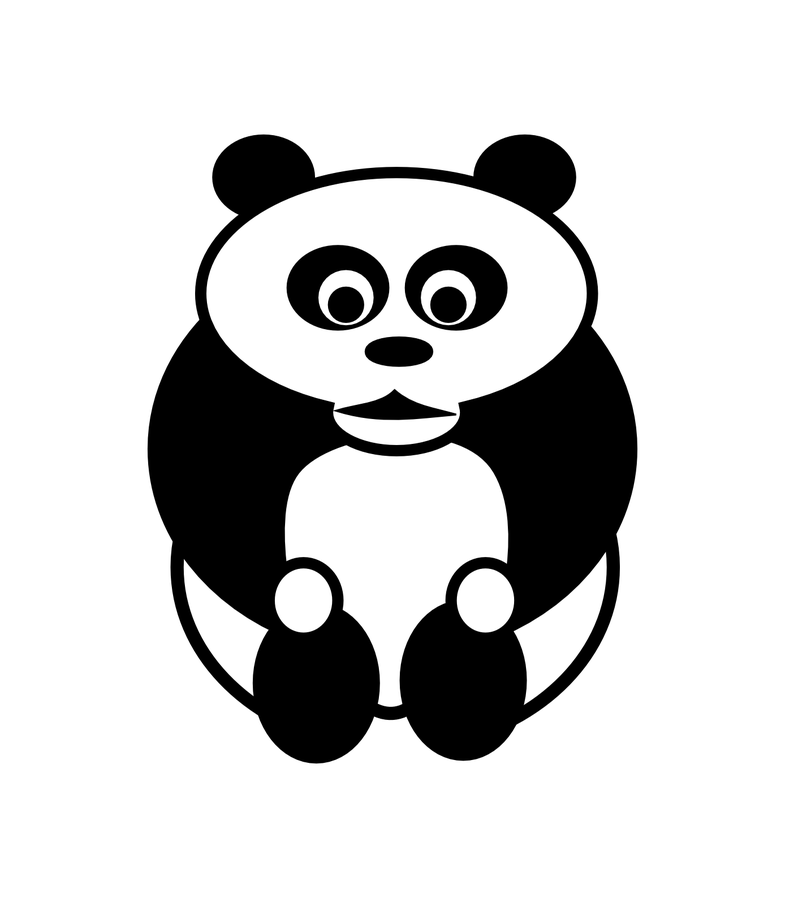
#> input picture content/Module_03_transformations_effects/3.3_artistic_filters/3.3.3_hexpanda/hexpanda/panda.png, 785 x 898 px, shrunk from 1388 x 1588 before the run
$ python hexbin_comparison.py
#> lines starting #> are read from the running program, lines starting #| are printed output that depends on the picture
"""
Hexbin Grid Size Comparison Visualization

Generate a 2x2 comparison showing how different grid sizes affect
the hexbin visualization. This demonstrates the trade-off between
detail preservation and artistic abstraction.

Author: Claude (NumPy-to-GenAI Project)
Date: 2025-12-02
"""

import pandas as pd
import matplotlib.pyplot as plt
import numpy as np
from PIL import Image

# Load and prepare the image
panda_image = Image.open('panda.png')
#> panda_image is the input picture: PIL image 785x898 RGBA; mean R, G, B, A 205.7, 205.7, 205.7, 255
panda_grayscale = panda_image.convert('L')
pixel_array = np.array(panda_grayscale)

# Invert colors for hexbin density
inverted_pixels = 255 - pixel_array
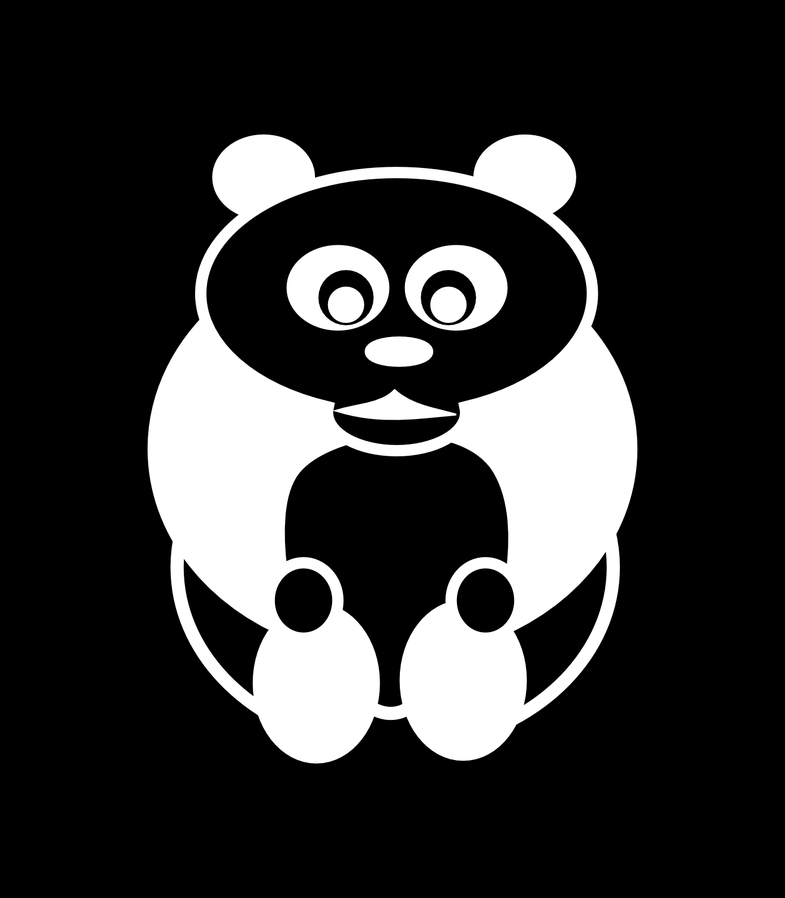
#> inverted_pixels: shape (898, 785); min 0, max 255, mean 49.3

# Convert to DataFrame format
pixel_dataframe = pd.DataFrame(inverted_pixels)
#> pixel_dataframe = table of 898 rows and 785 columns
pixel_series = pixel_dataframe.unstack()
foreground_pixels = pixel_series[pixel_series > 0]
pixel_data = foreground_pixels.reset_index()
#> pixel_data = table of 146998 rows and 3 columns
pixel_data.columns = ['x', 'y', 'intensity']
pixel_data['y'] = -pixel_data['y']

# Sample the data
sampled_data = pixel_data.sample(len(pixel_data) // 4, random_state=42)
#> sampled_data = table of 36749 rows and 3 columns

# Grid sizes to compare
grid_sizes = [15, 30, 50, 80]
titles = [
    'Grid Size: 15 (Very Abstract)',
    'Grid Size: 30 (Balanced)',
    'Grid Size: 50 (More Detail)',
    'Grid Size: 80 (High Detail)'
]

# Create 2x2 comparison figure
fig, axes = plt.subplots(2, 2, figsize=(12, 12))
axes = axes.flatten()

for idx, (grid_size, title) in enumerate(zip(grid_sizes, titles)):
    sampled_data.plot.hexbin(
        x='x',
        y='y',
        gridsize=grid_size,
        cmap='Greys',
        ax=axes[idx]
    )
    axes[idx].set_aspect('equal')
    axes[idx].axis('off')
    axes[idx].set_title(title, fontsize=14, fontweight='bold', pad=10)

plt.tight_layout()
plt.savefig('hexbin_comparison.png', dpi=150, bbox_inches='tight',
            facecolor='white', edgecolor='none')
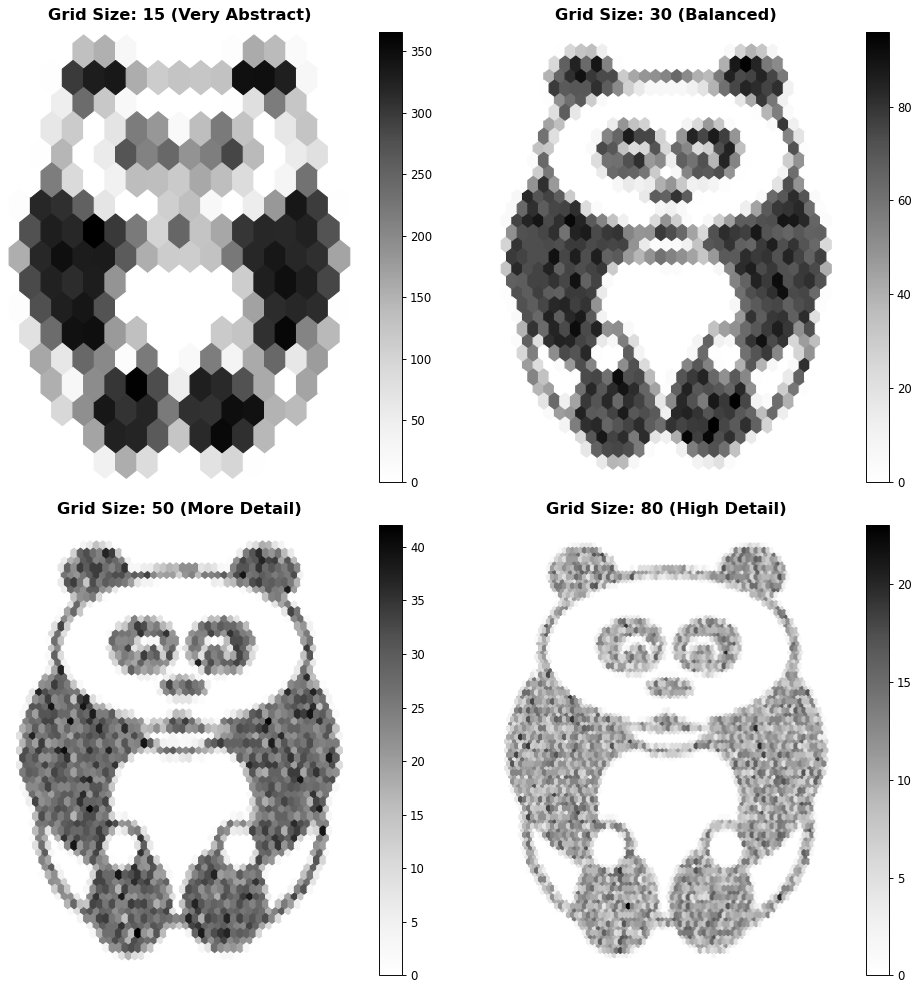
#> figure drawn by matplotlib, 8 panels
plt.close()

print("Grid size comparison complete!")
print("Output saved as: hexbin_comparison.png")
